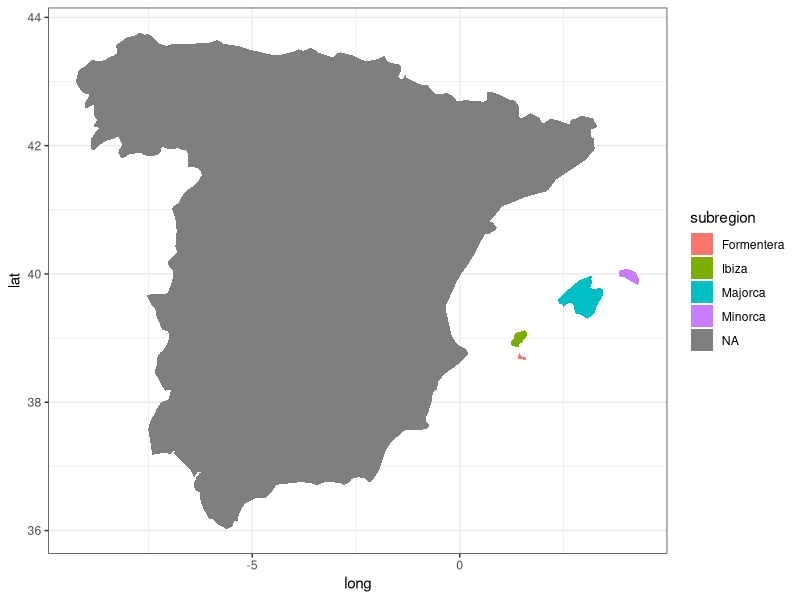
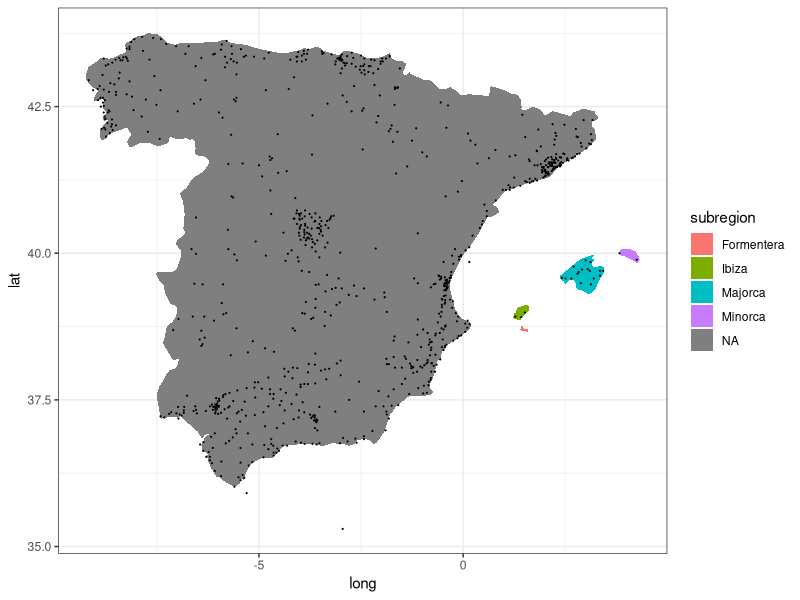
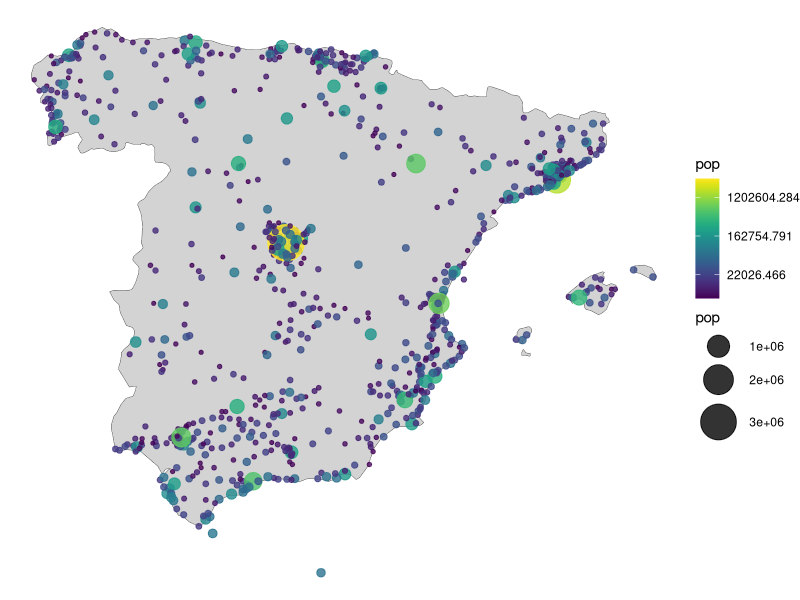

The R script that drew these images, in order:
# Problem Set: Time Series and Spatial Analysis
# Question Number 3
# Status: Completed


# Load packages
library(maps)
library(ggplot2)
library(viridis)

# 3. Download the map of Spain.
spain_map<-map_data("world", region="spain")

# a) Make a basic map of Spain
ggplot(spain_map) +
  geom_polygon(aes(x = long, y = lat, group = group, fill = subregion)) +
  theme_bw()

# b) Get information on the population of Spanish cities 
# and make a map of Spain including the locations and population of Spanish cities.
cities<-get('world.cities')
head(cities)
cities_spain<-cities[cities$country.etc == 'Spain',]

ggplot(spain_map) +
  geom_polygon(aes(x = long, y = lat, group = group, fill = subregion)) +
  geom_point(data = cities_spain, aes(x = long, y = lat), size = 0.1) +
  theme_bw()

ggplot(spain_map) +
  geom_polygon(aes(x = long, y = lat, group = group), fill = 'lightgray', color = "black", size = 0.1) +
  geom_point(data = cities_spain, aes(x = long, y = lat, size = pop, color = pop), alpha = 0.8) +
  scale_size_continuous(range = c(1, 12)) +
  scale_color_viridis(trans = "log") +
  theme_void()
